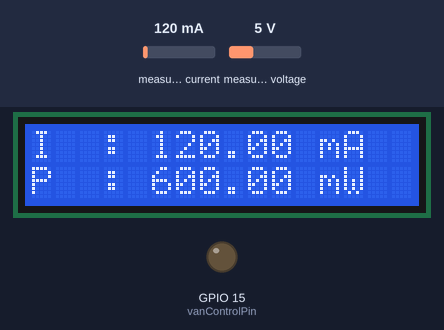
This sketch was run on a simulated ESP32. Shown: 16×2 character LCD, output pins drawn as LEDs (lit = HIGH). Inputs (shaded band) come from the test bench; at power-on: measured current 120 mA, measured voltage 5 V. WiFi joins after 1.5 s; servers stay silent unless stated; what the sketch prints to the serial monitor is not drawn.

Above: at 4.7 s.
4.8 s: measured current set to 40 mA
At 6.4 s:
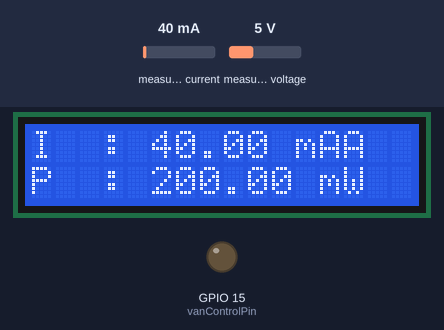
7.6 s: measured voltage set to 0.3 V
At 9.1 s:
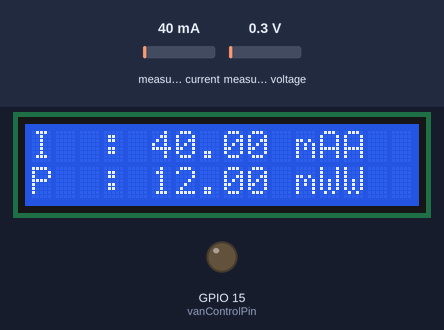
9.6 s: measured current set to 500 mA
At 10.7 s:
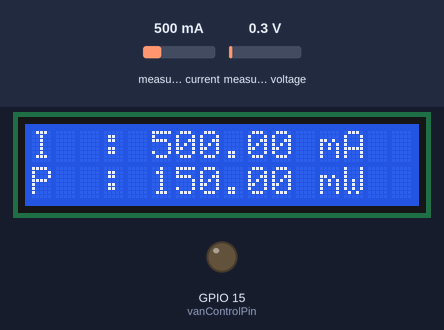
11.6 s: measured voltage set to 3.8 V
At 13.4 s:
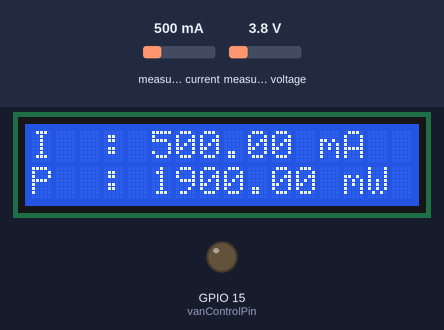
13.7 s: measured voltage set to 0.3 V
At 15.1 s:
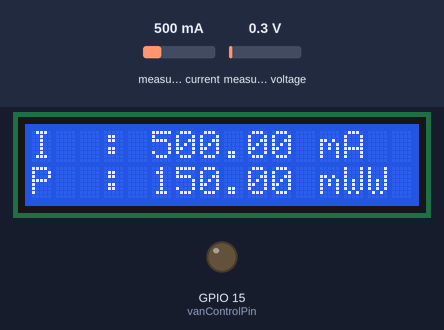
15.7 s: measured current set to 40 mA
At 16.7 s:
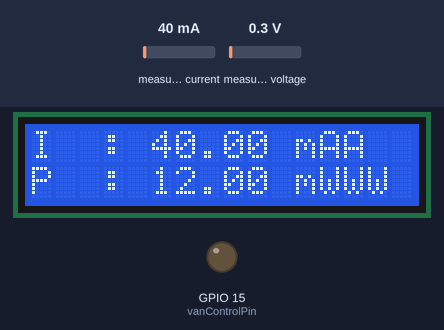
Timing chart, 0 to 22.2 s (numbered marks = the images above; inputs shaded):
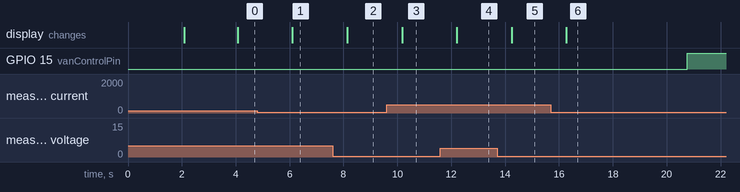

The sketch:

firebase-with-lcd.ino
```cpp
#include <Wire.h>
#include <Adafruit_INA219.h>
#include <hd44780.h>
#include <hd44780ioClass/hd44780_I2Cexp.h>

#include <Arduino.h>
#if defined(ESP32)
  #include <WiFi.h>
#elif defined(ESP32)
  #include <ESP32WiFi.h>
#endif
#include <Firebase_ESP_Client.h>

// Insert your network credentials
#define WIFI_SSID "Adam"
#define WIFI_PASSWORD "adam1234"

// Insert Firebase project API Key
#define API_KEY "AIzaSyDUuM5T1MZ8oXIQZhiy9KeuJth4cXCuT6I"

// Insert RTDB URL
#define DATABASE_URL "https://iotgrp28-default-rtdb.europe-west1.firebasedatabase.app/"

//Define Firebase Data object
FirebaseData fbdo;

FirebaseAuth auth;
FirebaseConfig config;

unsigned long sendDataPrevMillis = 0;
float current_mA;
float voltage_V;
float power_mW;
bool signupOK = false;

Adafruit_INA219 ina219;

const int vanControlPin = 15;  // Broche de contrôle du van
bool vanStatus = false;  // État initial du van (éteint)

// LCD I2C
hd44780_I2Cexp lcd;

void setup() {
  lcd.begin(16, 2);
  lcd.print("Initializing...");
  delay(2000);
  lcd.clear();

  pinMode(vanControlPin, OUTPUT);
  digitalWrite(vanControlPin, LOW);

  Serial.begin(115200);
  WiFi.begin(WIFI_SSID, WIFI_PASSWORD);
  Serial.print("Connecting to Wi-Fi");
  while (WiFi.status() != WL_CONNECTED) {
    Serial.print(".");
    delay(300);
  }
  Serial.println();
  Serial.print("Connected with IP: ");
  Serial.println(WiFi.localIP());
  Serial.println();

  /* Assign the api key (required) */
  config.api_key = API_KEY;

  /* Assign the RTDB URL (required) */
  config.database_url = DATABASE_URL;

  /* Sign up */
  if (Firebase.signUp(&config, &auth, "", "")) {
    Serial.println("ok");
    signupOK = true;
  }
  else {
    Serial.printf("%s\n", config.signer.signupError.message.c_str());
  }

  Firebase.begin(&config, &auth);
  Firebase.reconnectWiFi(true);

  if (!ina219.begin()) {
    Serial.println("Failed to find INA219 chip");
    while (1) {
      delay(10);
    }
  }

  Serial.println("Measuring current, voltage, and power with INA219...");
}

void loop() {
  float shuntvoltage = 0;
  float busvoltage = 0;

  shuntvoltage = ina219.getShuntVoltage_mV();
  busvoltage = ina219.getBusVoltage_V();
  current_mA = ina219.getCurrent_mA();
  power_mW = ina219.getPower_mW();

  if (Firebase.ready() && signupOK && (millis() - sendDataPrevMillis > 15000 || sendDataPrevMillis == 0)) {
    sendDataPrevMillis = millis();
    if (Firebase.RTDB.setFloat(&fbdo, "/mesures/courant", current_mA)) {
      Serial.println("Current sent to Firebase: " + String(current_mA));
    }
    else {
      Serial.println("Failed to send current to Firebase. Reason: " + fbdo.errorReason());
    }

    if (Firebase.RTDB.setFloat(&fbdo, "/mesures/tension", busvoltage)) {
      Serial.println("Voltage sent to Firebase: " + String(busvoltage));
    }
    else {
      Serial.println("Failed to send voltage to Firebase. Reason: " + fbdo.errorReason());
    }

    if (Firebase.RTDB.setFloat(&fbdo, "/mesures/puissance", power_mW)) {
      Serial.println("Power sent to Firebase: " + String(power_mW));
    }
    else {
      Serial.println("Failed to send power to Firebase. Reason: " + fbdo.errorReason());
    }

    if (power_mW < 500 && !vanStatus) {
      // Allumer le van
      digitalWrite(vanControlPin, HIGH);
      vanStatus = true;  // Mettre à jour l'état du van (allumé)
      Serial.println("Van turned ON");
    }
    else if (power_mW >= 500 && vanStatus) {
      // Éteindre le van
      digitalWrite(vanControlPin, LOW);
      vanStatus = false;  // Mettre à jour l'état du van (éteint)
      Serial.println("Van turned OFF");
    }
  }

  lcd.setCursor(0, 0);
  lcd.print("I  : " + String(current_mA) + " mA");
  lcd.setCursor(0, 1);
  lcd.print("P  : " + String(power_mW) + " mW");

  delay(2000);
}
```

Measured:
- after the input at 4.8 s, the display: changes after 1.3 s (image 1)
- after the input at 7.6 s, the display: changes after 0.54 s (image 2)
- after the input at 9.6 s, the display: changes after 0.57 s (image 3)
- after the input at 11.6 s, the display: changes after 0.61 s (image 4)
- after the input at 13.7 s, the display: changes after 0.54 s (image 5)
- after the input at 15.7 s, the display: changes after 0.58 s (image 6)
